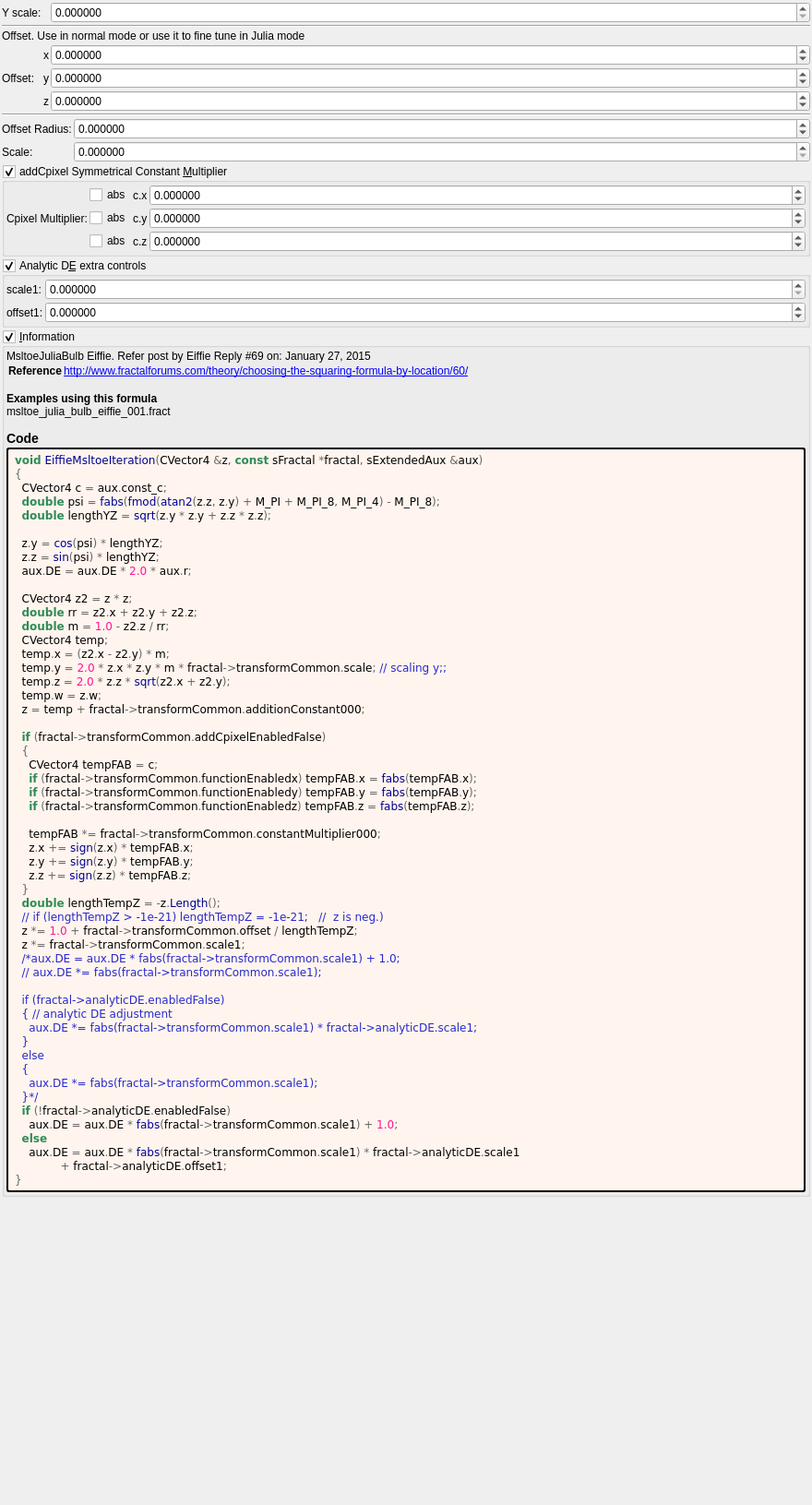
<?xml version="1.0" encoding="UTF-8"?>
<ui version="4.0">
 <class>eiffie_msltoe</class>
 <widget class="QWidget" name="Form">
  <property name="geometry">
   <rect>
    <x>0</x>
    <y>0</y>
    <width>880</width>
    <height>1631</height>
   </rect>
  </property>
  <property name="windowTitle">
   <string notr="true">eiffie_msltoe</string>
  </property>
  <layout class="QVBoxLayout" name="verticalLayout">
   <property name="spacing">
    <number>2</number>
   </property>
   <property name="leftMargin">
    <number>2</number>
   </property>
   <property name="topMargin">
    <number>2</number>
   </property>
   <property name="rightMargin">
    <number>2</number>
   </property>
   <property name="bottomMargin">
    <number>2</number>
   </property>
   <item>
    <layout class="QGridLayout" name="gridLayout_64" columnstretch="0,0,0,1">
     <property name="spacing">
      <number>2</number>
     </property>
     <item row="5" column="3">
      <widget class="MyDoubleSpinBox" name="spinbox3_transf_addition_constant_z">
       <property name="sizePolicy">
        <sizepolicy hsizetype="Minimum" vsizetype="Maximum">
         <horstretch>0</horstretch>
         <verstretch>0</verstretch>
        </sizepolicy>
       </property>
       <property name="prefix">
        <string/>
       </property>
       <property name="suffix">
        <string/>
       </property>
       <property name="decimals">
        <number>6</number>
       </property>
       <property name="minimum">
        <double>-99.989999999999995</double>
       </property>
       <property name="maximum">
        <double>99.989999999999995</double>
       </property>
       <property name="singleStep">
        <double>0.100000000000000</double>
       </property>
      </widget>
     </item>
     <item row="0" column="1">
      <widget class="QLabel" name="label_8">
       <property name="text">
        <string>Y scale:</string>
       </property>
      </widget>
     </item>
     <item row="4" column="1">
      <widget class="QLabel" name="label_267">
       <property name="text">
        <string>Offset:</string>
       </property>
      </widget>
     </item>
     <item row="6" column="1" colspan="3">
      <widget class="Line" name="line_2">
       <property name="orientation">
        <enum>Qt::Horizontal</enum>
       </property>
      </widget>
     </item>
     <item row="3" column="3">
      <widget class="MyDoubleSpinBox" name="spinbox3_transf_addition_constant_x">
       <property name="sizePolicy">
        <sizepolicy hsizetype="Minimum" vsizetype="Maximum">
         <horstretch>0</horstretch>
         <verstretch>0</verstretch>
        </sizepolicy>
       </property>
       <property name="prefix">
        <string/>
       </property>
       <property name="suffix">
        <string/>
       </property>
       <property name="decimals">
        <number>6</number>
       </property>
       <property name="minimum">
        <double>-99.989999999999995</double>
       </property>
       <property name="maximum">
        <double>99.989999999999995</double>
       </property>
       <property name="singleStep">
        <double>0.100000000000000</double>
       </property>
      </widget>
     </item>
     <item row="5" column="2">
      <widget class="QLabel" name="label_266">
       <property name="text">
        <string notr="true">z</string>
       </property>
      </widget>
     </item>
     <item row="4" column="2">
      <widget class="QLabel" name="label_264">
       <property name="text">
        <string notr="true">y</string>
       </property>
      </widget>
     </item>
     <item row="0" column="3">
      <widget class="MyDoubleSpinBox" name="spinbox_transf_scale">
       <property name="sizePolicy">
        <sizepolicy hsizetype="Minimum" vsizetype="Maximum">
         <horstretch>0</horstretch>
         <verstretch>0</verstretch>
        </sizepolicy>
       </property>
       <property name="prefix">
        <string/>
       </property>
       <property name="suffix">
        <string/>
       </property>
       <property name="decimals">
        <number>6</number>
       </property>
       <property name="minimum">
        <double>0.000000000000000</double>
       </property>
       <property name="maximum">
        <double>99.998999999999995</double>
       </property>
       <property name="singleStep">
        <double>0.100000000000000</double>
       </property>
      </widget>
     </item>
     <item row="4" column="3">
      <widget class="MyDoubleSpinBox" name="spinbox3_transf_addition_constant_y">
       <property name="sizePolicy">
        <sizepolicy hsizetype="Minimum" vsizetype="Maximum">
         <horstretch>0</horstretch>
         <verstretch>0</verstretch>
        </sizepolicy>
       </property>
       <property name="prefix">
        <string/>
       </property>
       <property name="suffix">
        <string/>
       </property>
       <property name="decimals">
        <number>6</number>
       </property>
       <property name="minimum">
        <double>-99.989999999999995</double>
       </property>
       <property name="maximum">
        <double>99.989999999999995</double>
       </property>
       <property name="singleStep">
        <double>0.100000000000000</double>
       </property>
      </widget>
     </item>
     <item row="1" column="1" colspan="3">
      <widget class="Line" name="line">
       <property name="orientation">
        <enum>Qt::Horizontal</enum>
       </property>
      </widget>
     </item>
     <item row="2" column="1" colspan="3">
      <widget class="QLabel" name="label_2">
       <property name="text">
        <string>Offset. Use in normal mode or use it to fine tune in Julia mode</string>
       </property>
       <property name="wordWrap">
        <bool>true</bool>
       </property>
      </widget>
     </item>
     <item row="3" column="2">
      <widget class="QLabel" name="label_257">
       <property name="text">
        <string notr="true">x</string>
       </property>
      </widget>
     </item>
    </layout>
   </item>
   <item>
    <layout class="QGridLayout" name="gridLayout_3" columnstretch="0,1">
     <property name="spacing">
      <number>2</number>
     </property>
     <item row="1" column="0">
      <widget class="QLabel" name="label_147">
       <property name="text">
        <string>Scale:</string>
       </property>
      </widget>
     </item>
     <item row="1" column="1">
      <widget class="MyDoubleSpinBox" name="spinbox_transf_scale_1">
       <property name="sizePolicy">
        <sizepolicy hsizetype="Minimum" vsizetype="Maximum">
         <horstretch>0</horstretch>
         <verstretch>0</verstretch>
        </sizepolicy>
       </property>
       <property name="prefix">
        <string/>
       </property>
       <property name="suffix">
        <string/>
       </property>
       <property name="decimals">
        <number>6</number>
       </property>
       <property name="minimum">
        <double>0.000000000000000</double>
       </property>
       <property name="maximum">
        <double>99.998999999999995</double>
       </property>
       <property name="singleStep">
        <double>0.100000000000000</double>
       </property>
      </widget>
     </item>
     <item row="0" column="0">
      <widget class="QLabel" name="label_146">
       <property name="text">
        <string>Offset Radius:</string>
       </property>
      </widget>
     </item>
     <item row="0" column="1">
      <widget class="MyDoubleSpinBox" name="spinbox_transf_offset">
       <property name="sizePolicy">
        <sizepolicy hsizetype="Minimum" vsizetype="Maximum">
         <horstretch>0</horstretch>
         <verstretch>0</verstretch>
        </sizepolicy>
       </property>
       <property name="prefix">
        <string/>
       </property>
       <property name="suffix">
        <string/>
       </property>
       <property name="decimals">
        <number>6</number>
       </property>
       <property name="minimum">
        <double>-99.998999999999995</double>
       </property>
       <property name="maximum">
        <double>99.998999999999995</double>
       </property>
       <property name="singleStep">
        <double>0.100000000000000</double>
       </property>
       <property name="value">
        <double>0.000000000000000</double>
       </property>
      </widget>
     </item>
    </layout>
   </item>
   <item>
    <widget class="MyGroupBox" name="groupCheck_transf_addCpixel_enabled_false">
     <property name="toolTip">
      <string>&lt;html&gt;&lt;head/&gt;&lt;body&gt;&lt;p&gt;Cpixel is CVector3 c = ( c.x, c.y, c.z). It is each original point (pixel) in 3D space where the iteration starts from, ( c = original z for each point .) It is commonly found in formula structures z = f(z) + c.&lt;/p&gt;&lt;p&gt;The Cpixel multiplier effectively scales this point &amp;quot;c&amp;quot; towards the origin.&lt;/p&gt;&lt;p&gt;This transform allows the addition or subtraction of Cpixel, dependent on whether z is postive or negative.&lt;/p&gt;&lt;p&gt;e.g if &lt;span style=&quot; font-style:italic;&quot;&gt;z.x&lt;/span&gt; is positive then &lt;span style=&quot; font-style:italic;&quot;&gt;fabs(c.x)&lt;/span&gt; is added, if &lt;span style=&quot; font-style:italic;&quot;&gt;z.x&lt;/span&gt; is negative then &lt;span style=&quot; font-style:italic;&quot;&gt;fabs(c)&lt;/span&gt; is subtracted. &lt;/p&gt;&lt;p&gt;Also try negative addCpixel constant multipliers.&lt;/p&gt;&lt;p&gt;If checkBoxes are disabled then Cpixel remains signed.&lt;/p&gt;&lt;p&gt;&lt;br/&gt;&lt;/p&gt;&lt;/body&gt;&lt;/html&gt;</string>
     </property>
     <property name="title">
      <string>addCpixel Symmetrical Constant &amp;Multiplier</string>
     </property>
     <property name="checkable">
      <bool>true</bool>
     </property>
     <layout class="QVBoxLayout" name="verticalLayout_49">
      <property name="spacing">
       <number>2</number>
      </property>
      <property name="leftMargin">
       <number>2</number>
      </property>
      <property name="topMargin">
       <number>2</number>
      </property>
      <property name="rightMargin">
       <number>2</number>
      </property>
      <property name="bottomMargin">
       <number>2</number>
      </property>
      <item>
       <layout class="QGridLayout" name="gridLayout_23" columnstretch="0,0,0,1">
        <property name="spacing">
         <number>2</number>
        </property>
        <item row="0" column="2">
         <widget class="QLabel" name="label_109">
          <property name="text">
           <string notr="true">c.x</string>
          </property>
         </widget>
        </item>
        <item row="2" column="3">
         <widget class="MyDoubleSpinBox" name="spinbox3_transf_constant_multiplier_000_z">
          <property name="sizePolicy">
           <sizepolicy hsizetype="Minimum" vsizetype="Maximum">
            <horstretch>0</horstretch>
            <verstretch>0</verstretch>
           </sizepolicy>
          </property>
          <property name="prefix">
           <string/>
          </property>
          <property name="suffix">
           <string/>
          </property>
          <property name="decimals">
           <number>6</number>
          </property>
          <property name="minimum">
           <double>-99.989999999999995</double>
          </property>
          <property name="maximum">
           <double>99.989999999999995</double>
          </property>
          <property name="singleStep">
           <double>0.100000000000000</double>
          </property>
         </widget>
        </item>
        <item row="2" column="1">
         <widget class="QCheckBox" name="checkBox_transf_function_enabledz">
          <property name="text">
           <string notr="true">abs</string>
          </property>
         </widget>
        </item>
        <item row="1" column="3">
         <widget class="MyDoubleSpinBox" name="spinbox3_transf_constant_multiplier_000_y">
          <property name="sizePolicy">
           <sizepolicy hsizetype="Minimum" vsizetype="Maximum">
            <horstretch>0</horstretch>
            <verstretch>0</verstretch>
           </sizepolicy>
          </property>
          <property name="prefix">
           <string/>
          </property>
          <property name="suffix">
           <string/>
          </property>
          <property name="decimals">
           <number>6</number>
          </property>
          <property name="minimum">
           <double>-99.989999999999995</double>
          </property>
          <property name="maximum">
           <double>99.989999999999995</double>
          </property>
          <property name="singleStep">
           <double>0.100000000000000</double>
          </property>
         </widget>
        </item>
        <item row="1" column="0">
         <widget class="QLabel" name="label_112">
          <property name="text">
           <string>Cpixel Multiplier:</string>
          </property>
         </widget>
        </item>
        <item row="2" column="2">
         <widget class="QLabel" name="label_111">
          <property name="text">
           <string notr="true">c.z</string>
          </property>
         </widget>
        </item>
        <item row="0" column="1">
         <widget class="QCheckBox" name="checkBox_transf_function_enabledx">
          <property name="text">
           <string notr="true">abs</string>
          </property>
         </widget>
        </item>
        <item row="1" column="1">
         <widget class="QCheckBox" name="checkBox_transf_function_enabledy">
          <property name="text">
           <string notr="true">abs</string>
          </property>
         </widget>
        </item>
        <item row="0" column="3">
         <widget class="MyDoubleSpinBox" name="spinbox3_transf_constant_multiplier_000_x">
          <property name="sizePolicy">
           <sizepolicy hsizetype="Minimum" vsizetype="Maximum">
            <horstretch>0</horstretch>
            <verstretch>0</verstretch>
           </sizepolicy>
          </property>
          <property name="prefix">
           <string/>
          </property>
          <property name="suffix">
           <string/>
          </property>
          <property name="decimals">
           <number>6</number>
          </property>
          <property name="minimum">
           <double>-99.989999999999995</double>
          </property>
          <property name="maximum">
           <double>99.989999999999995</double>
          </property>
          <property name="singleStep">
           <double>0.100000000000000</double>
          </property>
         </widget>
        </item>
        <item row="1" column="2">
         <widget class="QLabel" name="label_110">
          <property name="text">
           <string notr="true">c.y</string>
          </property>
         </widget>
        </item>
       </layout>
      </item>
     </layout>
    </widget>
   </item>
   <item>
    <widget class="MyGroupBox" name="groupCheck_analyticDE_enabled_false">
     <property name="toolTip">
      <string>&lt;html&gt;&lt;head/&gt;&lt;body&gt;&lt;p&gt;Adjusts the DE every time this slot is iterated.&lt;/p&gt;&lt;p&gt;The aim is to keep these parameters as low as possible.&lt;/p&gt;&lt;p&gt;High values improve the DE, but detail is lost.&lt;/p&gt;&lt;p&gt;Occasionally a negative Offset value is used. &lt;/p&gt;&lt;/body&gt;&lt;/html&gt;</string>
     </property>
     <property name="title">
      <string>Analytic D&amp;E extra controls</string>
     </property>
     <property name="checkable">
      <bool>true</bool>
     </property>
     <layout class="QVBoxLayout" name="verticalLayout_13" stretch="0">
      <property name="spacing">
       <number>2</number>
      </property>
      <property name="leftMargin">
       <number>2</number>
      </property>
      <property name="topMargin">
       <number>2</number>
      </property>
      <property name="rightMargin">
       <number>2</number>
      </property>
      <property name="bottomMargin">
       <number>2</number>
      </property>
      <item>
       <layout class="QGridLayout" name="gridLayout_27" columnstretch="0,0,1">
        <property name="spacing">
         <number>2</number>
        </property>
        <item row="1" column="1">
         <widget class="QLabel" name="label_177">
          <property name="text">
           <string>offset1:</string>
          </property>
         </widget>
        </item>
        <item row="1" column="2">
         <widget class="MyDoubleSpinBox" name="spinbox_analyticDE_offset_1">
          <property name="sizePolicy">
           <sizepolicy hsizetype="Minimum" vsizetype="Maximum">
            <horstretch>0</horstretch>
            <verstretch>0</verstretch>
           </sizepolicy>
          </property>
          <property name="prefix">
           <string/>
          </property>
          <property name="suffix">
           <string/>
          </property>
          <property name="decimals">
           <number>6</number>
          </property>
          <property name="minimum">
           <double>-99.989999999999995</double>
          </property>
          <property name="maximum">
           <double>99.989999999999995</double>
          </property>
          <property name="singleStep">
           <double>0.100000000000000</double>
          </property>
         </widget>
        </item>
        <item row="0" column="2">
         <widget class="MyDoubleSpinBox" name="spinbox_analyticDE_scale_1">
          <property name="sizePolicy">
           <sizepolicy hsizetype="Minimum" vsizetype="Maximum">
            <horstretch>0</horstretch>
            <verstretch>0</verstretch>
           </sizepolicy>
          </property>
          <property name="prefix">
           <string/>
          </property>
          <property name="suffix">
           <string/>
          </property>
          <property name="decimals">
           <number>6</number>
          </property>
          <property name="minimum">
           <double>0.000000000000000</double>
          </property>
          <property name="maximum">
           <double>99.989999999999995</double>
          </property>
          <property name="singleStep">
           <double>0.100000000000000</double>
          </property>
         </widget>
        </item>
        <item row="0" column="1">
         <widget class="QLabel" name="label_182">
          <property name="text">
           <string>scale1:</string>
          </property>
         </widget>
        </item>
       </layout>
      </item>
     </layout>
    </widget>
   </item>
   <item>
    <widget class="MyGroupBox" name="groupCheck_info">
     <property name="title">
      <string>&amp;Information</string>
     </property>
     <property name="flat">
      <bool>false</bool>
     </property>
     <property name="checkable">
      <bool>true</bool>
     </property>
     <layout class="QVBoxLayout" name="verticalLayout_2">
      <property name="spacing">
       <number>2</number>
      </property>
      <property name="leftMargin">
       <number>2</number>
      </property>
      <property name="topMargin">
       <number>2</number>
      </property>
      <property name="rightMargin">
       <number>2</number>
      </property>
      <property name="bottomMargin">
       <number>2</number>
      </property>
      <item>
       <widget class="QLabel" name="label_information_general">
        <property name="text">
         <string notr="true">&lt;p&gt;MsltoeJuliaBulb Eiffie. Refer post by Eiffie    Reply #69 on: January 27, 2015&lt;/p&gt;&lt;table&gt;
&lt;tr&gt;&lt;th&gt;Reference&lt;/th&gt;&lt;td&gt;&lt;a href=&quot;http://www.fractalforums.com/theory/choosing-the-squaring-formula-by-location/60/&quot;&gt;http://www.fractalforums.com/theory/choosing-the-squaring-formula-by-location/60/&lt;br&gt;
&lt;/td&gt;&lt;/tr&gt;
&lt;/table&gt;
&lt;br&gt;&lt;b&gt;Examples using this formula&lt;/b&gt;&lt;br&gt;msltoe_julia_bulb_eiffie_001.fract&lt;h3&gt;Code&lt;/h3&gt;</string>
        </property>
        <property name="wordWrap">
         <bool>true</bool>
        </property>
        <property name="openExternalLinks">
         <bool>true</bool>
        </property>
        <property name="textInteractionFlags">
         <set>Qt::LinksAccessibleByMouse|Qt::TextSelectableByMouse</set>
        </property>
       </widget>
      </item>
      <item>
       <widget class="QLabel" name="label_code_content">
        <property name="styleSheet">
         <string notr="true">border-style: outset; border-width: 2px; border-radius: 3px; border-color: black; background-color: #fff5ee; padding: 4px;</string>
        </property>
        <property name="text">
         <string notr="true">&lt;body style=&quot;background-color:#fff5ee&quot;&gt;
&lt;pre style=&quot;color:#000000; background-color:#fff5ee;  font-family:'Courier New',monospace;&quot;&gt;&lt;span style=&quot;color:#2e8b57; font-weight:bold&quot;&gt;void&lt;/span&gt; &lt;span style=&quot;color:#00008f&quot;&gt;EiffieMsltoeIteration&lt;/span&gt;&lt;span style=&quot;color:#676767&quot;&gt;(&lt;/span&gt;CVector4 &lt;span style=&quot;color:#676767&quot;&gt;&amp;amp;&lt;/span&gt;z&lt;span style=&quot;color:#676767&quot;&gt;,&lt;/span&gt; &lt;span style=&quot;color:#2e8b57; font-weight:bold&quot;&gt;const&lt;/span&gt; sFractal &lt;span style=&quot;color:#676767&quot;&gt;*&lt;/span&gt;fractal&lt;span style=&quot;color:#676767&quot;&gt;,&lt;/span&gt; sExtendedAux &lt;span style=&quot;color:#676767&quot;&gt;&amp;amp;&lt;/span&gt;aux&lt;span style=&quot;color:#676767&quot;&gt;)&lt;/span&gt;
&lt;span style=&quot;color:#676767&quot;&gt;{&lt;/span&gt;
  CVector4 c &lt;span style=&quot;color:#676767&quot;&gt;=&lt;/span&gt; aux&lt;span style=&quot;color:#676767&quot;&gt;.&lt;/span&gt;const_c&lt;span style=&quot;color:#676767&quot;&gt;;&lt;/span&gt;
  &lt;span style=&quot;color:#2e8b57; font-weight:bold&quot;&gt;double&lt;/span&gt; psi &lt;span style=&quot;color:#676767&quot;&gt;=&lt;/span&gt; &lt;span style=&quot;color:#00008f&quot;&gt;fabs&lt;/span&gt;&lt;span style=&quot;color:#676767&quot;&gt;(&lt;/span&gt;&lt;span style=&quot;color:#00008f&quot;&gt;fmod&lt;/span&gt;&lt;span style=&quot;color:#676767&quot;&gt;(&lt;/span&gt;&lt;span style=&quot;color:#00008f&quot;&gt;atan2&lt;/span&gt;&lt;span style=&quot;color:#676767&quot;&gt;(&lt;/span&gt;z&lt;span style=&quot;color:#676767&quot;&gt;.&lt;/span&gt;z&lt;span style=&quot;color:#676767&quot;&gt;,&lt;/span&gt; z&lt;span style=&quot;color:#676767&quot;&gt;.&lt;/span&gt;y&lt;span style=&quot;color:#676767&quot;&gt;) +&lt;/span&gt; M_PI &lt;span style=&quot;color:#676767&quot;&gt;+&lt;/span&gt; M_PI_8&lt;span style=&quot;color:#676767&quot;&gt;,&lt;/span&gt; M_PI_4&lt;span style=&quot;color:#676767&quot;&gt;) -&lt;/span&gt; M_PI_8&lt;span style=&quot;color:#676767&quot;&gt;);&lt;/span&gt;
  &lt;span style=&quot;color:#2e8b57; font-weight:bold&quot;&gt;double&lt;/span&gt; lengthYZ &lt;span style=&quot;color:#676767&quot;&gt;=&lt;/span&gt; &lt;span style=&quot;color:#00008f&quot;&gt;sqrt&lt;/span&gt;&lt;span style=&quot;color:#676767&quot;&gt;(&lt;/span&gt;z&lt;span style=&quot;color:#676767&quot;&gt;.&lt;/span&gt;y &lt;span style=&quot;color:#676767&quot;&gt;*&lt;/span&gt; z&lt;span style=&quot;color:#676767&quot;&gt;.&lt;/span&gt;y &lt;span style=&quot;color:#676767&quot;&gt;+&lt;/span&gt; z&lt;span style=&quot;color:#676767&quot;&gt;.&lt;/span&gt;z &lt;span style=&quot;color:#676767&quot;&gt;*&lt;/span&gt; z&lt;span style=&quot;color:#676767&quot;&gt;.&lt;/span&gt;z&lt;span style=&quot;color:#676767&quot;&gt;);&lt;/span&gt;

  z&lt;span style=&quot;color:#676767&quot;&gt;.&lt;/span&gt;y &lt;span style=&quot;color:#676767&quot;&gt;=&lt;/span&gt; &lt;span style=&quot;color:#00008f&quot;&gt;cos&lt;/span&gt;&lt;span style=&quot;color:#676767&quot;&gt;(&lt;/span&gt;psi&lt;span style=&quot;color:#676767&quot;&gt;) *&lt;/span&gt; lengthYZ&lt;span style=&quot;color:#676767&quot;&gt;;&lt;/span&gt;
  z&lt;span style=&quot;color:#676767&quot;&gt;.&lt;/span&gt;z &lt;span style=&quot;color:#676767&quot;&gt;=&lt;/span&gt; &lt;span style=&quot;color:#00008f&quot;&gt;sin&lt;/span&gt;&lt;span style=&quot;color:#676767&quot;&gt;(&lt;/span&gt;psi&lt;span style=&quot;color:#676767&quot;&gt;) *&lt;/span&gt; lengthYZ&lt;span style=&quot;color:#676767&quot;&gt;;&lt;/span&gt;
  aux&lt;span style=&quot;color:#676767&quot;&gt;.&lt;/span&gt;DE &lt;span style=&quot;color:#676767&quot;&gt;=&lt;/span&gt; aux&lt;span style=&quot;color:#676767&quot;&gt;.&lt;/span&gt;DE &lt;span style=&quot;color:#676767&quot;&gt;*&lt;/span&gt; &lt;span style=&quot;color:#ff1493&quot;&gt;2.0&lt;/span&gt; &lt;span style=&quot;color:#676767&quot;&gt;*&lt;/span&gt; aux&lt;span style=&quot;color:#676767&quot;&gt;.&lt;/span&gt;r&lt;span style=&quot;color:#676767&quot;&gt;;&lt;/span&gt;

  CVector4 z2 &lt;span style=&quot;color:#676767&quot;&gt;=&lt;/span&gt; z &lt;span style=&quot;color:#676767&quot;&gt;*&lt;/span&gt; z&lt;span style=&quot;color:#676767&quot;&gt;;&lt;/span&gt;
  &lt;span style=&quot;color:#2e8b57; font-weight:bold&quot;&gt;double&lt;/span&gt; rr &lt;span style=&quot;color:#676767&quot;&gt;=&lt;/span&gt; z2&lt;span style=&quot;color:#676767&quot;&gt;.&lt;/span&gt;x &lt;span style=&quot;color:#676767&quot;&gt;+&lt;/span&gt; z2&lt;span style=&quot;color:#676767&quot;&gt;.&lt;/span&gt;y &lt;span style=&quot;color:#676767&quot;&gt;+&lt;/span&gt; z2&lt;span style=&quot;color:#676767&quot;&gt;.&lt;/span&gt;z&lt;span style=&quot;color:#676767&quot;&gt;;&lt;/span&gt;
  &lt;span style=&quot;color:#2e8b57; font-weight:bold&quot;&gt;double&lt;/span&gt; m &lt;span style=&quot;color:#676767&quot;&gt;=&lt;/span&gt; &lt;span style=&quot;color:#ff1493&quot;&gt;1.0&lt;/span&gt; &lt;span style=&quot;color:#676767&quot;&gt;-&lt;/span&gt; z2&lt;span style=&quot;color:#676767&quot;&gt;.&lt;/span&gt;z &lt;span style=&quot;color:#676767&quot;&gt;/&lt;/span&gt; rr&lt;span style=&quot;color:#676767&quot;&gt;;&lt;/span&gt;
  CVector4 temp&lt;span style=&quot;color:#676767&quot;&gt;;&lt;/span&gt;
  temp&lt;span style=&quot;color:#676767&quot;&gt;.&lt;/span&gt;x &lt;span style=&quot;color:#676767&quot;&gt;= (&lt;/span&gt;z2&lt;span style=&quot;color:#676767&quot;&gt;.&lt;/span&gt;x &lt;span style=&quot;color:#676767&quot;&gt;-&lt;/span&gt; z2&lt;span style=&quot;color:#676767&quot;&gt;.&lt;/span&gt;y&lt;span style=&quot;color:#676767&quot;&gt;) *&lt;/span&gt; m&lt;span style=&quot;color:#676767&quot;&gt;;&lt;/span&gt;
  temp&lt;span style=&quot;color:#676767&quot;&gt;.&lt;/span&gt;y &lt;span style=&quot;color:#676767&quot;&gt;=&lt;/span&gt; &lt;span style=&quot;color:#ff1493&quot;&gt;2.0&lt;/span&gt; &lt;span style=&quot;color:#676767&quot;&gt;*&lt;/span&gt; z&lt;span style=&quot;color:#676767&quot;&gt;.&lt;/span&gt;x &lt;span style=&quot;color:#676767&quot;&gt;*&lt;/span&gt; z&lt;span style=&quot;color:#676767&quot;&gt;.&lt;/span&gt;y &lt;span style=&quot;color:#676767&quot;&gt;*&lt;/span&gt; m &lt;span style=&quot;color:#676767&quot;&gt;*&lt;/span&gt; fractal&lt;span style=&quot;color:#676767&quot;&gt;-&amp;gt;&lt;/span&gt;transformCommon&lt;span style=&quot;color:#676767&quot;&gt;.&lt;/span&gt;scale&lt;span style=&quot;color:#676767&quot;&gt;;&lt;/span&gt; &lt;span style=&quot;color:#2929cc&quot;&gt;// scaling y;;&lt;/span&gt;
  temp&lt;span style=&quot;color:#676767&quot;&gt;.&lt;/span&gt;z &lt;span style=&quot;color:#676767&quot;&gt;=&lt;/span&gt; &lt;span style=&quot;color:#ff1493&quot;&gt;2.0&lt;/span&gt; &lt;span style=&quot;color:#676767&quot;&gt;*&lt;/span&gt; z&lt;span style=&quot;color:#676767&quot;&gt;.&lt;/span&gt;z &lt;span style=&quot;color:#676767&quot;&gt;*&lt;/span&gt; &lt;span style=&quot;color:#00008f&quot;&gt;sqrt&lt;/span&gt;&lt;span style=&quot;color:#676767&quot;&gt;(&lt;/span&gt;z2&lt;span style=&quot;color:#676767&quot;&gt;.&lt;/span&gt;x &lt;span style=&quot;color:#676767&quot;&gt;+&lt;/span&gt; z2&lt;span style=&quot;color:#676767&quot;&gt;.&lt;/span&gt;y&lt;span style=&quot;color:#676767&quot;&gt;);&lt;/span&gt;
  temp&lt;span style=&quot;color:#676767&quot;&gt;.&lt;/span&gt;w &lt;span style=&quot;color:#676767&quot;&gt;=&lt;/span&gt; z&lt;span style=&quot;color:#676767&quot;&gt;.&lt;/span&gt;w&lt;span style=&quot;color:#676767&quot;&gt;;&lt;/span&gt;
  z &lt;span style=&quot;color:#676767&quot;&gt;=&lt;/span&gt; temp &lt;span style=&quot;color:#676767&quot;&gt;+&lt;/span&gt; fractal&lt;span style=&quot;color:#676767&quot;&gt;-&amp;gt;&lt;/span&gt;transformCommon&lt;span style=&quot;color:#676767&quot;&gt;.&lt;/span&gt;additionConstant000&lt;span style=&quot;color:#676767&quot;&gt;;&lt;/span&gt;

  &lt;span style=&quot;color:#2e8b57; font-weight:bold&quot;&gt;if&lt;/span&gt; &lt;span style=&quot;color:#676767&quot;&gt;(&lt;/span&gt;fractal&lt;span style=&quot;color:#676767&quot;&gt;-&amp;gt;&lt;/span&gt;transformCommon&lt;span style=&quot;color:#676767&quot;&gt;.&lt;/span&gt;addCpixelEnabledFalse&lt;span style=&quot;color:#676767&quot;&gt;)&lt;/span&gt;
  &lt;span style=&quot;color:#676767&quot;&gt;{&lt;/span&gt;
    CVector4 tempFAB &lt;span style=&quot;color:#676767&quot;&gt;=&lt;/span&gt; c&lt;span style=&quot;color:#676767&quot;&gt;;&lt;/span&gt;
    &lt;span style=&quot;color:#2e8b57; font-weight:bold&quot;&gt;if&lt;/span&gt; &lt;span style=&quot;color:#676767&quot;&gt;(&lt;/span&gt;fractal&lt;span style=&quot;color:#676767&quot;&gt;-&amp;gt;&lt;/span&gt;transformCommon&lt;span style=&quot;color:#676767&quot;&gt;.&lt;/span&gt;functionEnabledx&lt;span style=&quot;color:#676767&quot;&gt;)&lt;/span&gt; tempFAB&lt;span style=&quot;color:#676767&quot;&gt;.&lt;/span&gt;x &lt;span style=&quot;color:#676767&quot;&gt;=&lt;/span&gt; &lt;span style=&quot;color:#00008f&quot;&gt;fabs&lt;/span&gt;&lt;span style=&quot;color:#676767&quot;&gt;(&lt;/span&gt;tempFAB&lt;span style=&quot;color:#676767&quot;&gt;.&lt;/span&gt;x&lt;span style=&quot;color:#676767&quot;&gt;);&lt;/span&gt;
    &lt;span style=&quot;color:#2e8b57; font-weight:bold&quot;&gt;if&lt;/span&gt; &lt;span style=&quot;color:#676767&quot;&gt;(&lt;/span&gt;fractal&lt;span style=&quot;color:#676767&quot;&gt;-&amp;gt;&lt;/span&gt;transformCommon&lt;span style=&quot;color:#676767&quot;&gt;.&lt;/span&gt;functionEnabledy&lt;span style=&quot;color:#676767&quot;&gt;)&lt;/span&gt; tempFAB&lt;span style=&quot;color:#676767&quot;&gt;.&lt;/span&gt;y &lt;span style=&quot;color:#676767&quot;&gt;=&lt;/span&gt; &lt;span style=&quot;color:#00008f&quot;&gt;fabs&lt;/span&gt;&lt;span style=&quot;color:#676767&quot;&gt;(&lt;/span&gt;tempFAB&lt;span style=&quot;color:#676767&quot;&gt;.&lt;/span&gt;y&lt;span style=&quot;color:#676767&quot;&gt;);&lt;/span&gt;
    &lt;span style=&quot;color:#2e8b57; font-weight:bold&quot;&gt;if&lt;/span&gt; &lt;span style=&quot;color:#676767&quot;&gt;(&lt;/span&gt;fractal&lt;span style=&quot;color:#676767&quot;&gt;-&amp;gt;&lt;/span&gt;transformCommon&lt;span style=&quot;color:#676767&quot;&gt;.&lt;/span&gt;functionEnabledz&lt;span style=&quot;color:#676767&quot;&gt;)&lt;/span&gt; tempFAB&lt;span style=&quot;color:#676767&quot;&gt;.&lt;/span&gt;z &lt;span style=&quot;color:#676767&quot;&gt;=&lt;/span&gt; &lt;span style=&quot;color:#00008f&quot;&gt;fabs&lt;/span&gt;&lt;span style=&quot;color:#676767&quot;&gt;(&lt;/span&gt;tempFAB&lt;span style=&quot;color:#676767&quot;&gt;.&lt;/span&gt;z&lt;span style=&quot;color:#676767&quot;&gt;);&lt;/span&gt;

    tempFAB &lt;span style=&quot;color:#676767&quot;&gt;*=&lt;/span&gt; fractal&lt;span style=&quot;color:#676767&quot;&gt;-&amp;gt;&lt;/span&gt;transformCommon&lt;span style=&quot;color:#676767&quot;&gt;.&lt;/span&gt;constantMultiplier000&lt;span style=&quot;color:#676767&quot;&gt;;&lt;/span&gt;
    z&lt;span style=&quot;color:#676767&quot;&gt;.&lt;/span&gt;x &lt;span style=&quot;color:#676767&quot;&gt;+=&lt;/span&gt; &lt;span style=&quot;color:#00008f&quot;&gt;sign&lt;/span&gt;&lt;span style=&quot;color:#676767&quot;&gt;(&lt;/span&gt;z&lt;span style=&quot;color:#676767&quot;&gt;.&lt;/span&gt;x&lt;span style=&quot;color:#676767&quot;&gt;) *&lt;/span&gt; tempFAB&lt;span style=&quot;color:#676767&quot;&gt;.&lt;/span&gt;x&lt;span style=&quot;color:#676767&quot;&gt;;&lt;/span&gt;
    z&lt;span style=&quot;color:#676767&quot;&gt;.&lt;/span&gt;y &lt;span style=&quot;color:#676767&quot;&gt;+=&lt;/span&gt; &lt;span style=&quot;color:#00008f&quot;&gt;sign&lt;/span&gt;&lt;span style=&quot;color:#676767&quot;&gt;(&lt;/span&gt;z&lt;span style=&quot;color:#676767&quot;&gt;.&lt;/span&gt;y&lt;span style=&quot;color:#676767&quot;&gt;) *&lt;/span&gt; tempFAB&lt;span style=&quot;color:#676767&quot;&gt;.&lt;/span&gt;y&lt;span style=&quot;color:#676767&quot;&gt;;&lt;/span&gt;
    z&lt;span style=&quot;color:#676767&quot;&gt;.&lt;/span&gt;z &lt;span style=&quot;color:#676767&quot;&gt;+=&lt;/span&gt; &lt;span style=&quot;color:#00008f&quot;&gt;sign&lt;/span&gt;&lt;span style=&quot;color:#676767&quot;&gt;(&lt;/span&gt;z&lt;span style=&quot;color:#676767&quot;&gt;.&lt;/span&gt;z&lt;span style=&quot;color:#676767&quot;&gt;) *&lt;/span&gt; tempFAB&lt;span style=&quot;color:#676767&quot;&gt;.&lt;/span&gt;z&lt;span style=&quot;color:#676767&quot;&gt;;&lt;/span&gt;
  &lt;span style=&quot;color:#676767&quot;&gt;}&lt;/span&gt;
  &lt;span style=&quot;color:#2e8b57; font-weight:bold&quot;&gt;double&lt;/span&gt; lengthTempZ &lt;span style=&quot;color:#676767&quot;&gt;= -&lt;/span&gt;z&lt;span style=&quot;color:#676767&quot;&gt;.&lt;/span&gt;&lt;span style=&quot;color:#00008f&quot;&gt;Length&lt;/span&gt;&lt;span style=&quot;color:#676767&quot;&gt;();&lt;/span&gt;
  &lt;span style=&quot;color:#2929cc&quot;&gt;// if (lengthTempZ &amp;gt; -1e-21) lengthTempZ = -1e-21;   //  z is neg.)&lt;/span&gt;
  z &lt;span style=&quot;color:#676767&quot;&gt;*=&lt;/span&gt; &lt;span style=&quot;color:#ff1493&quot;&gt;1.0&lt;/span&gt; &lt;span style=&quot;color:#676767&quot;&gt;+&lt;/span&gt; fractal&lt;span style=&quot;color:#676767&quot;&gt;-&amp;gt;&lt;/span&gt;transformCommon&lt;span style=&quot;color:#676767&quot;&gt;.&lt;/span&gt;offset &lt;span style=&quot;color:#676767&quot;&gt;/&lt;/span&gt; lengthTempZ&lt;span style=&quot;color:#676767&quot;&gt;;&lt;/span&gt;
  z &lt;span style=&quot;color:#676767&quot;&gt;*=&lt;/span&gt; fractal&lt;span style=&quot;color:#676767&quot;&gt;-&amp;gt;&lt;/span&gt;transformCommon&lt;span style=&quot;color:#676767&quot;&gt;.&lt;/span&gt;scale1&lt;span style=&quot;color:#676767&quot;&gt;;&lt;/span&gt;
  &lt;span style=&quot;color:#2929cc&quot;&gt;/*aux.DE = aux.DE * fabs(fractal-&amp;gt;transformCommon.scale1) + 1.0;&lt;/span&gt;
&lt;span style=&quot;color:#2929cc&quot;&gt;  // aux.DE *= fabs(fractal-&amp;gt;transformCommon.scale1);&lt;/span&gt;
&lt;span style=&quot;color:#2929cc&quot;&gt;&lt;/span&gt;
&lt;span style=&quot;color:#2929cc&quot;&gt;  if (fractal-&amp;gt;analyticDE.enabledFalse)&lt;/span&gt;
&lt;span style=&quot;color:#2929cc&quot;&gt;  { // analytic DE adjustment&lt;/span&gt;
&lt;span style=&quot;color:#2929cc&quot;&gt;    aux.DE *= fabs(fractal-&amp;gt;transformCommon.scale1) * fractal-&amp;gt;analyticDE.scale1;&lt;/span&gt;
&lt;span style=&quot;color:#2929cc&quot;&gt;  }&lt;/span&gt;
&lt;span style=&quot;color:#2929cc&quot;&gt;  else&lt;/span&gt;
&lt;span style=&quot;color:#2929cc&quot;&gt;  {&lt;/span&gt;
&lt;span style=&quot;color:#2929cc&quot;&gt;    aux.DE *= fabs(fractal-&amp;gt;transformCommon.scale1);&lt;/span&gt;
&lt;span style=&quot;color:#2929cc&quot;&gt;  }*/&lt;/span&gt;
  &lt;span style=&quot;color:#2e8b57; font-weight:bold&quot;&gt;if&lt;/span&gt; &lt;span style=&quot;color:#676767&quot;&gt;(!&lt;/span&gt;fractal&lt;span style=&quot;color:#676767&quot;&gt;-&amp;gt;&lt;/span&gt;analyticDE&lt;span style=&quot;color:#676767&quot;&gt;.&lt;/span&gt;enabledFalse&lt;span style=&quot;color:#676767&quot;&gt;)&lt;/span&gt;
    aux&lt;span style=&quot;color:#676767&quot;&gt;.&lt;/span&gt;DE &lt;span style=&quot;color:#676767&quot;&gt;=&lt;/span&gt; aux&lt;span style=&quot;color:#676767&quot;&gt;.&lt;/span&gt;DE &lt;span style=&quot;color:#676767&quot;&gt;*&lt;/span&gt; &lt;span style=&quot;color:#00008f&quot;&gt;fabs&lt;/span&gt;&lt;span style=&quot;color:#676767&quot;&gt;(&lt;/span&gt;fractal&lt;span style=&quot;color:#676767&quot;&gt;-&amp;gt;&lt;/span&gt;transformCommon&lt;span style=&quot;color:#676767&quot;&gt;.&lt;/span&gt;scale1&lt;span style=&quot;color:#676767&quot;&gt;) +&lt;/span&gt; &lt;span style=&quot;color:#ff1493&quot;&gt;1.0&lt;/span&gt;&lt;span style=&quot;color:#676767&quot;&gt;;&lt;/span&gt;
  &lt;span style=&quot;color:#2e8b57; font-weight:bold&quot;&gt;else&lt;/span&gt;
    aux&lt;span style=&quot;color:#676767&quot;&gt;.&lt;/span&gt;DE &lt;span style=&quot;color:#676767&quot;&gt;=&lt;/span&gt; aux&lt;span style=&quot;color:#676767&quot;&gt;.&lt;/span&gt;DE &lt;span style=&quot;color:#676767&quot;&gt;*&lt;/span&gt; &lt;span style=&quot;color:#00008f&quot;&gt;fabs&lt;/span&gt;&lt;span style=&quot;color:#676767&quot;&gt;(&lt;/span&gt;fractal&lt;span style=&quot;color:#676767&quot;&gt;-&amp;gt;&lt;/span&gt;transformCommon&lt;span style=&quot;color:#676767&quot;&gt;.&lt;/span&gt;scale1&lt;span style=&quot;color:#676767&quot;&gt;) *&lt;/span&gt; fractal&lt;span style=&quot;color:#676767&quot;&gt;-&amp;gt;&lt;/span&gt;analyticDE&lt;span style=&quot;color:#676767&quot;&gt;.&lt;/span&gt;scale1
             &lt;span style=&quot;color:#676767&quot;&gt;+&lt;/span&gt; fractal&lt;span style=&quot;color:#676767&quot;&gt;-&amp;gt;&lt;/span&gt;analyticDE&lt;span style=&quot;color:#676767&quot;&gt;.&lt;/span&gt;offset1&lt;span style=&quot;color:#676767&quot;&gt;;&lt;/span&gt;
&lt;span style=&quot;color:#676767&quot;&gt;}&lt;/span&gt;
&lt;/pre&gt;
&lt;/body&gt;</string>
        </property>
        <property name="wordWrap">
         <bool>true</bool>
        </property>
        <property name="openExternalLinks">
         <bool>true</bool>
        </property>
        <property name="textInteractionFlags">
         <set>Qt::LinksAccessibleByMouse|Qt::TextSelectableByMouse</set>
        </property>
       </widget>
      </item>
     </layout>
    </widget>
   </item>
   <item>
    <spacer name="verticalSpacer">
     <property name="orientation">
      <enum>Qt::Vertical</enum>
     </property>
     <property name="sizeHint" stdset="0">
      <size>
       <width>20</width>
       <height>40</height>
      </size>
     </property>
    </spacer>
   </item>
  </layout>
 </widget>
 <customwidgets>
  <customwidget>
   <class>MyDoubleSpinBox</class>
   <extends>QDoubleSpinBox</extends>
   <header>my_double_spin_box.h</header>
  </customwidget>
  <customwidget>
   <class>MyGroupBox</class>
   <extends>QGroupBox</extends>
   <header>my_group_box.h</header>
   <container>1</container>
  </customwidget>
 </customwidgets>
 <tabstops>
  <tabstop>spinbox_transf_scale</tabstop>
  <tabstop>spinbox3_transf_addition_constant_x</tabstop>
  <tabstop>spinbox3_transf_addition_constant_y</tabstop>
  <tabstop>spinbox3_transf_addition_constant_z</tabstop>
  <tabstop>spinbox_transf_offset</tabstop>
  <tabstop>spinbox_transf_scale_1</tabstop>
  <tabstop>groupCheck_transf_addCpixel_enabled_false</tabstop>
  <tabstop>checkBox_transf_function_enabledx</tabstop>
  <tabstop>spinbox3_transf_constant_multiplier_000_x</tabstop>
  <tabstop>checkBox_transf_function_enabledy</tabstop>
  <tabstop>spinbox3_transf_constant_multiplier_000_y</tabstop>
  <tabstop>checkBox_transf_function_enabledz</tabstop>
  <tabstop>spinbox3_transf_constant_multiplier_000_z</tabstop>
  <tabstop>groupCheck_info</tabstop>
 </tabstops>
 <resources/>
 <connections/>
</ui>
